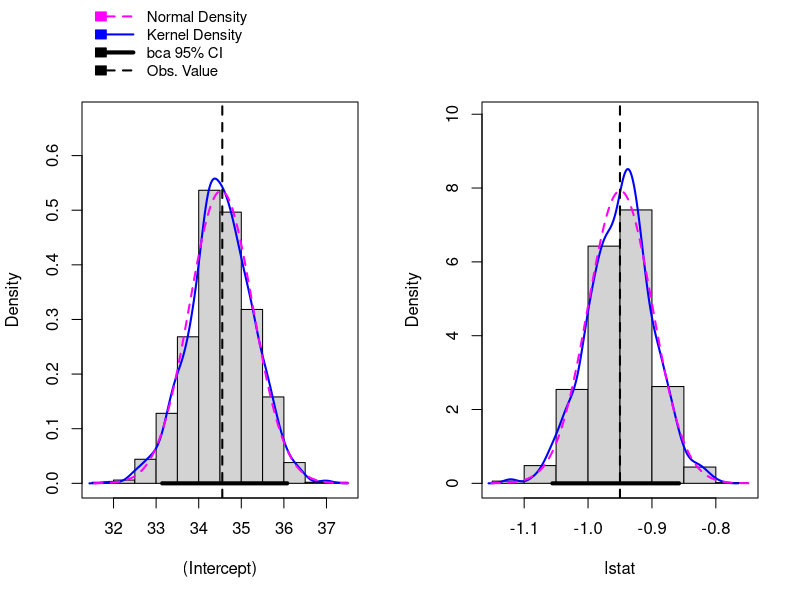

The R script that drew this image:
data("Boston", package="MASS")
library("car")
lm     <- lm(medv~lstat, data=Boston)
lmboot <- Boot(lm)
pdf("lstat.pdf", width=10, height=3)
hist(lmboot)
dev.off()
if (interactive()) browseURL(paste0(getwd(),"/lstat.pdf"))
